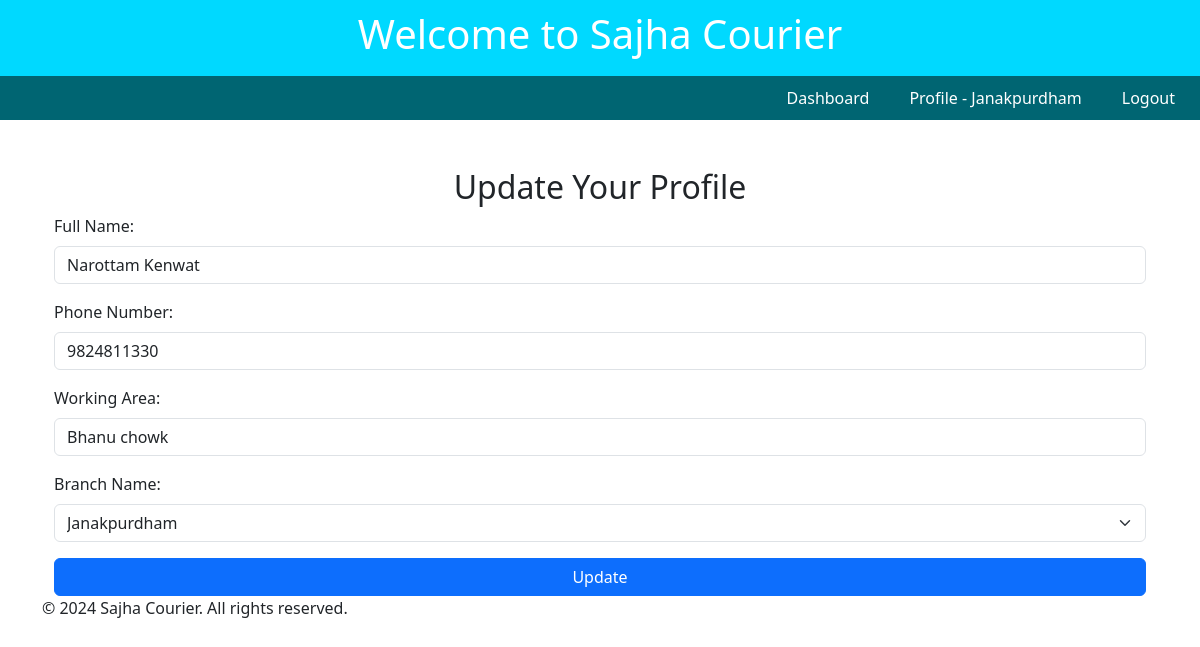
Screenshot of /update_profile/ (signed in) with the database file from the repository.
### userapp/models.py (models this page shows, shortened)
class CourierUser(AbstractBaseUser, PermissionsMixin):
    email = models.EmailField(unique=True)
    username = models.CharField(max_length=150, unique=True)
    full_name = models.CharField(max_length=255)
    phone_number = models.CharField(max_length=20)
    working_area = models.CharField(max_length=100)
    branch_name = models.ForeignKey(Branch, on_delete=models.CASCADE, null=True)
    is_active = models.BooleanField(default=True)
    is_staff = models.BooleanField(default=False)  # Required for admin
    date_joined = models.DateTimeField(auto_now_add=True)
    objects = CourierUserManager()
    USERNAME_FIELD = 'email'
    REQUIRED_FIELDS = ['username', 'full_name']

### courierapp/models.py (models this page shows)
class Branch(models.Model):
    name = models.CharField(max_length=255)
    def __str__(self):
        return self.name

### userapp/views.py (the view, shortened to what this page needs)
# urls.py: path('update_profile/', views.UserUpdateView.as_view(), name='UserUpdateView'),
class UserUpdateView(LoginRequiredMixin, View):
    def get(self, request):
        user = request.user
        branches = Branch.objects.all()
        return render(request, 'users/update_user.html', {'user': user, 'branches': branches})

### userapp/templates/users/update_user.html (shortened to what this page needs)
{% extends "users/base.html" %}
{% block content %}
<div class="container mt-5">
    <h2 class="text-center">Update Your Profile</h2>
    <form method="post">
        <div class="mb-3">
            <label for="full_name" class="form-label">Full Name:</label>
            <input type="text" id="full_name" name="full_name" class="form-control" value="{{ user.full_name }}">
        </div>
        <div class="mb-3">
            <label for="phone_number" class="form-label">Phone Number:</label>
            <input type="text" id="phone_number" name="phone_number" class="form-control" value="{{ user.phone_number }}">
        </div>
        <div class="mb-3">
            <label for="working_area" class="form-label">Working Area:</label>
            <input type="text" id="working_area" name="working_area" class="form-control" value="{{ user.working_area }}">
        </div>
        <div class="mb-3">
            <label for="branch_name" class="form-label">Branch Name:</label>
            <select id="branch_name" name="branch_name" class="form-select">
                {% for branch in branches %}
                    <option value="{{ branch.id }}" {% if user.branch_name_id == branch.id %}selected{% endif %}>
                        {{ branch.name }}
                    </option>
                {% endfor %}
            </select>
        </div>
        <div class="d-grid gap-2">
            <button type="submit" class="btn btn-primary">Update</button>
        </div>
    </form>
</div>
{% endblock %}

### userapp/templates/users/header.html (shortened to what this page needs)
<!DOCTYPE html>
<html lang="en">
<head>
    <link rel="stylesheet" href="https://cdnjs.cloudflare.com/ajax/libs/font-awesome/6.0.0-beta3/css/all.min.css">
</head>
<body>
    <header>
        <h1>Welcome to Sajha Courier</h1>
    </header>
    <nav>
        {% if user.is_authenticated %}
        <a href="{% url 'dashboard' %}">Dashboard</a>
        <a href="{% url 'view_profile' %}">Profile - {{ user.branch_name }} </a>
        <a href="{% url 'logout' %}">Logout</a>
        {% endif %}
    </nav>
</body>
</html>

### userapp/templates/users/header.html (style rules this page uses)
body { font-family: Arial, sans-serif; margin: 0; padding: 0; background-color: #f4f4f4; }
header { background-color: rgb(0, 217, 255); color: #fff; padding: 10px; text-align: center; }
nav { background-color: rgb(0, 101, 114); display: flex; justify-content: right; padding: 5px; }
nav a { color: #fff; padding: 5px 20px; text-decoration: none; text-align: center; transition: background-color 0.3s; }

### rows the page displays
CourierUser: branch_name "Janakpurdham", full_name "Narottam Kenwat", phone_number "9824811330", working_area "Bhanu chowk"
